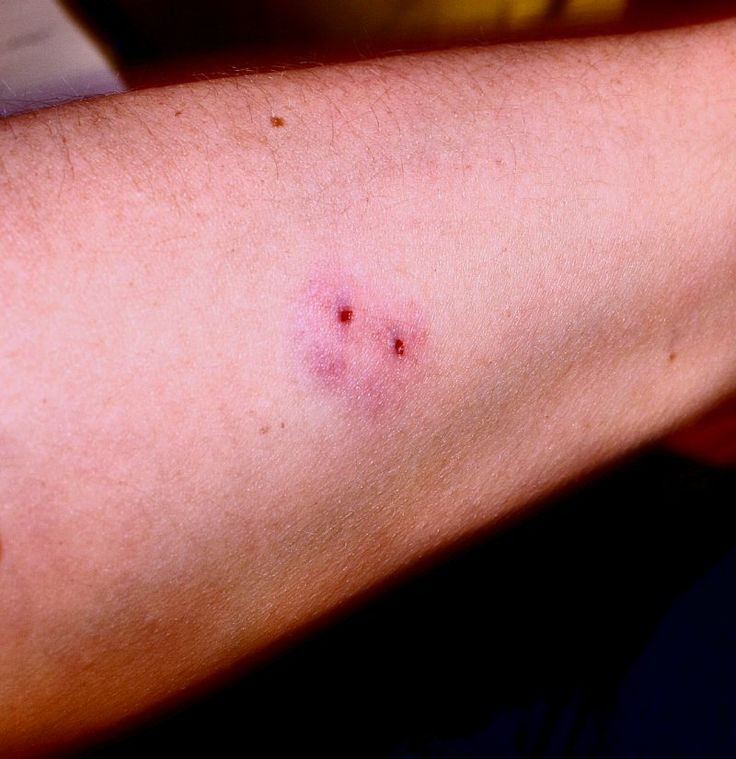
#> input picture project_snake_bite_detection/src/images/snakebite-girls-camp.jpg, 736 x 759 px
$ python snake_bite_detection.py
#> lines starting #> are read from the running program, lines starting #| are printed output that depends on the picture
import cv2
import cv2.cv as cv
import numpy as np

image = cv2.imread('images/snakebite-girls-camp.jpg')
#> image is the input picture: shape (759, 736, 3); mean B, G, R 100.3, 102.1, 152.9
output = image.copy()
gray = cv2.cvtColor(image, cv2.COLOR_BGR2GRAY)
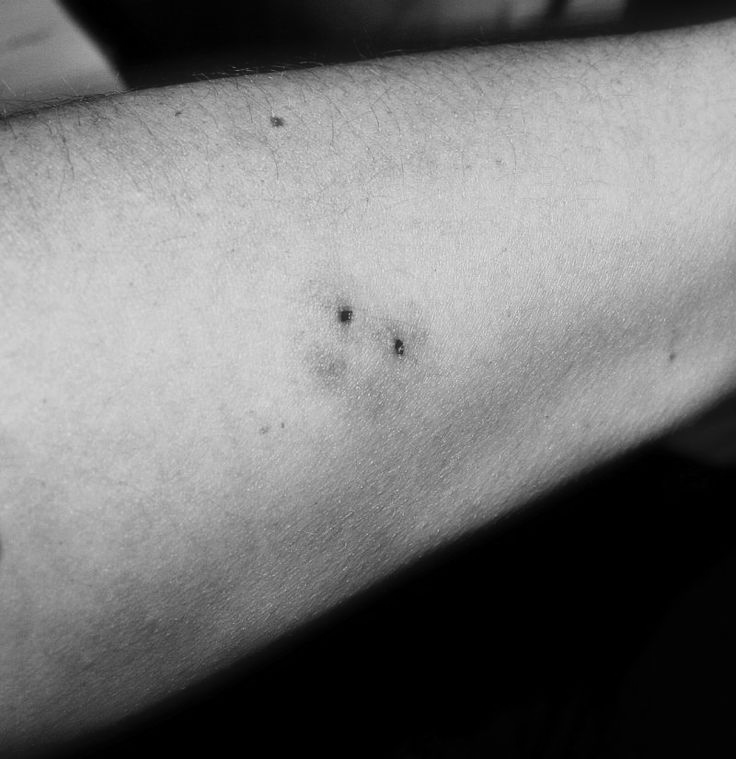
#> gray: shape (759, 736); min 0, max 227, mean 117.1

# detect circles in the image
circles = cv2.HoughCircles(gray, cv.CV_HOUGH_GRADIENT, 1.2, 75)
#> circles = 44 rows, first 8: [228.6, 351, 271.9], [154.2, 365.4, 277.8], [297, 303, 224.5], [477, 214.2, 168.4], [72.6, 391.8, 287.3], [131.4, 258.6, 367.2], [394.2, 223.8, 166.7], [450.6, 293.4, 148.2]

# ensure at least some circles were found
if circles is not None:
    # convert the (x, y) coordinates and radius of the circles to integers
    circles = np.round(circles[0, :]).astype("int")
#> circles = 44 rows, first 8: [229, 351, 272], [154, 365, 278], [297, 303, 225], [477, 214, 168], [73, 392, 287], [131, 259, 367], [394, 224, 167], [451, 293, 148]

    # loop over the (x, y) coordinates and radius of the circles
    for (x, y, r) in circles:
        # draw the circle in the output image, then draw a rectangle
        # corresponding to the center of the circle
        cv2.circle(output, (x, y), r, (0, 255, 0), 4)
        cv2.rectangle(output, (x - 5, y - 5), (x + 5, y + 5), (0, 128, 255), -1)
#> this loop made 44 passes
#> (x, y, r) on passes 1 to 12: (229, 351, 272), (154, 365, 278), (297, 303, 225), (477, 214, 168), (73, 392, 287), (131, 259, 367), (394, 224, 167), (451, 293, 148), (22, 251, 433), (85, 317, 330), (8, 352, 364), (200, 429, 192)
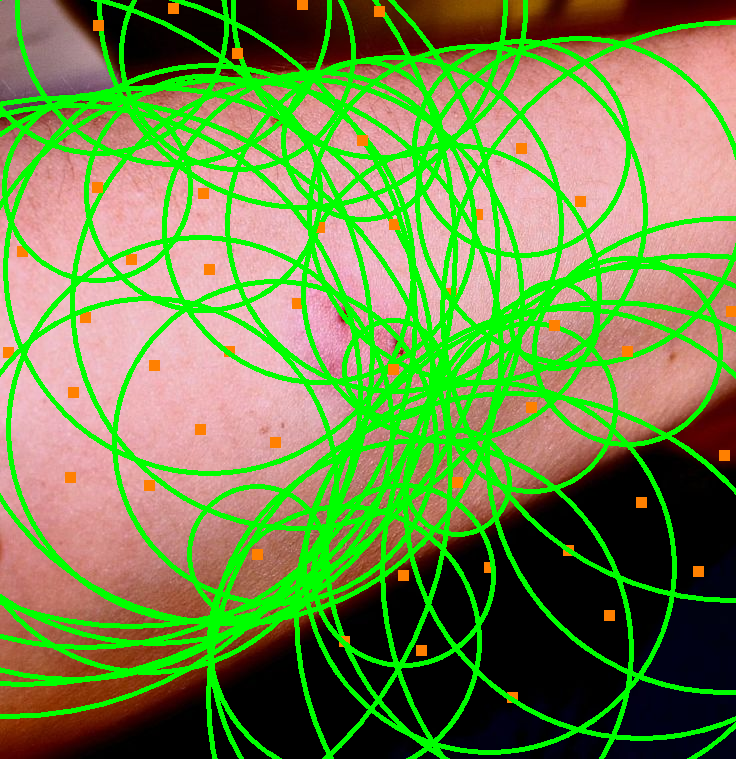
#> output: shape (759, 736, 3); mean B, G, R 71.5, 138.7, 110

    # show the output image
    cv2.imshow("output", np.hstack([image, output]))
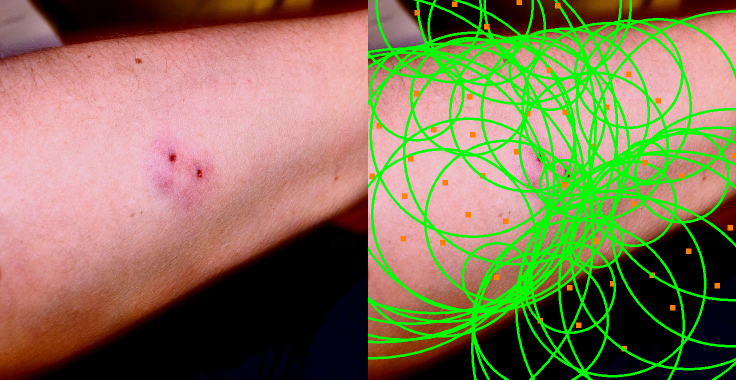
#> window 'output': shape (759, 1472, 3) (shown at 1/2 size); mean B, G, R 85.9, 120.4, 131.4
    cv2.waitKey(0)

# cv2.imshow('frame', gray)
# cv2.waitKey(0)
# cv2.destroyAllWindows()
